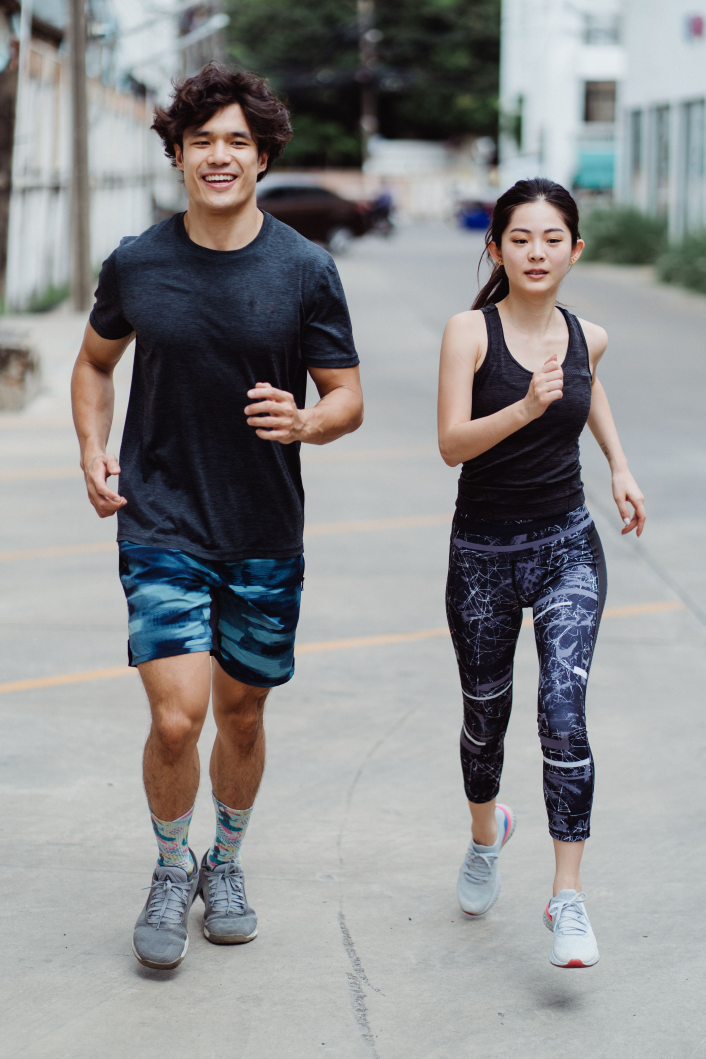
#> input picture Beispielbilder/laufer_poster.jpg, 3529 x 5293 px (shown at 1/5 size)
$ python padding.py
#> lines starting #> are read from the running program, lines starting #| are printed output that depends on the picture
#> further down, img is the input picture: shape (5293, 3529, 3); mean B, G, R 142.1, 141.2, 140.6
from dataclasses import dataclass
import cv2
import numpy as np
from matplotlib import pyplot as plt
import os

@dataclass
class ImgSize:
    height: int
    width:int
    channel: int = 3

    def get_tuple(self)-> tuple:
        return (self.height, self.width, self.channel)


def letterbox(img: np.ndarray, new_size:ImgSize, fill_value: int=0) -> np.ndarray:
#> called with fill_value = 0
    aspect_ratio = min(new_size.height / img.shape[1], new_size.width / img.shape[0])
#> aspect_ratio = 0.121

    new_size_with_ar = int(img.shape[1] * aspect_ratio), int(img.shape[0] * aspect_ratio)
#> new_size_with_ar = (426, 640)

    resized_img = np.asarray(cv2.resize(img, new_size_with_ar))
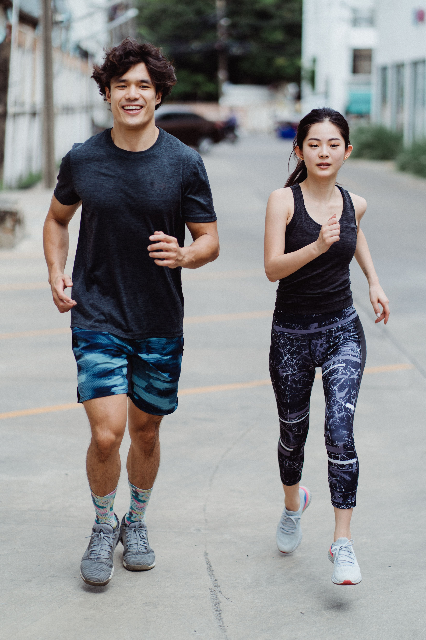
#> resized_img: shape (640, 426, 3); mean R, G, B 140.5, 141.1, 142
    resized_h, resized_w, _ = resized_img.shape
#> resized_h = 640; resized_w = 426

    padded_img = np.full(new_size.get_tuple(), fill_value)
    center_x = new_size.width / 2
    center_y = new_size.height / 2

    x_range_start = int(center_x - (resized_w / 2))
#> x_range_start = 107
    x_range_end = int(center_x + (resized_w / 2))
#> x_range_end = 533

    y_range_start = int(center_y - (resized_h / 2))
#> y_range_start = 0
    y_range_end = int(center_y + (resized_h / 2))
#> y_range_end = 640

    padded_img[y_range_start: y_range_end, x_range_start: x_range_end, :] = resized_img
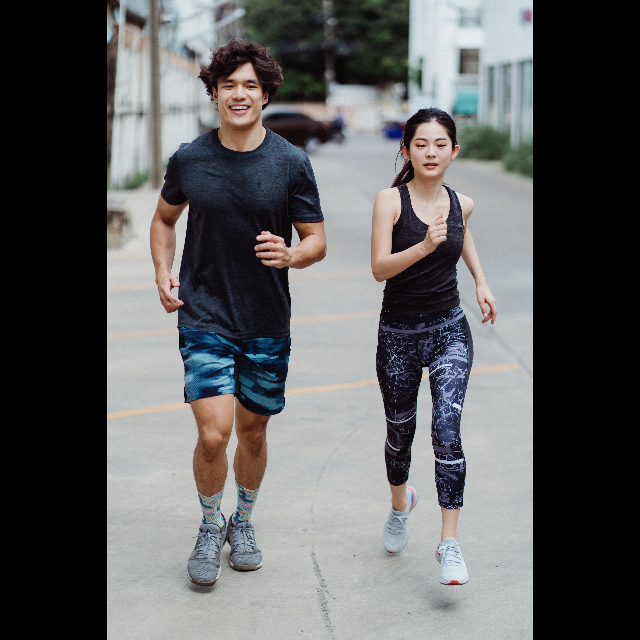
#> padded_img: shape (640, 640, 3) int64; mean R, G, B 93.5, 93.9, 94.5
    return padded_img

image_path = os.path.join(
    "Beispielbilder",
    "laufer_poster.jpg"
    #"lhccoutinho-soccer-4275827_1280.jpg"
)
img = cv2.imread(image_path)
img_rgb = cv2.cvtColor(img, cv2.COLOR_BGR2RGB)
img_lb_mine = letterbox(np.asarray(img_rgb), ImgSize(640, 640))
plt.imshow(img_lb_mine)
plt.show()

$ run again, with Beispielbilder/lhccoutinho-soccer-4275827_1280.jpg copied over Beispielbilder/laufer_poster.jpg
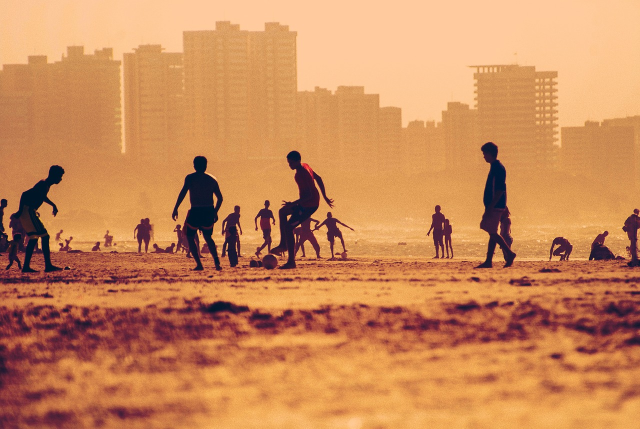
#> input picture Beispielbilder/lhccoutinho-soccer-4275827_1280.jpg, 1280 x 857 px (shown at 1/2 size)
#> img is the input picture: shape (857, 1280, 3); mean B, G, R 90.3, 137.2, 202.8
#> in letterbox, `resized_img = np.asarray(cv2.resize(img, new_size_with_ar))`:
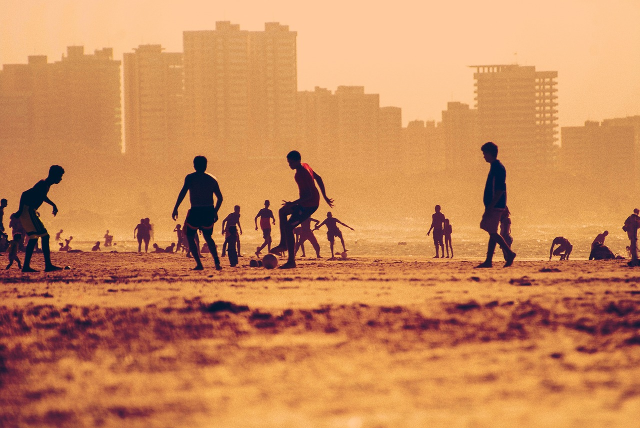
#> resized_img: shape (428, 640, 3); mean R, G, B 202.7, 137.1, 90.2
#> in letterbox, `padded_img[y_range_start: y_range_end, x_range_start: x_range_end, :] ..`:
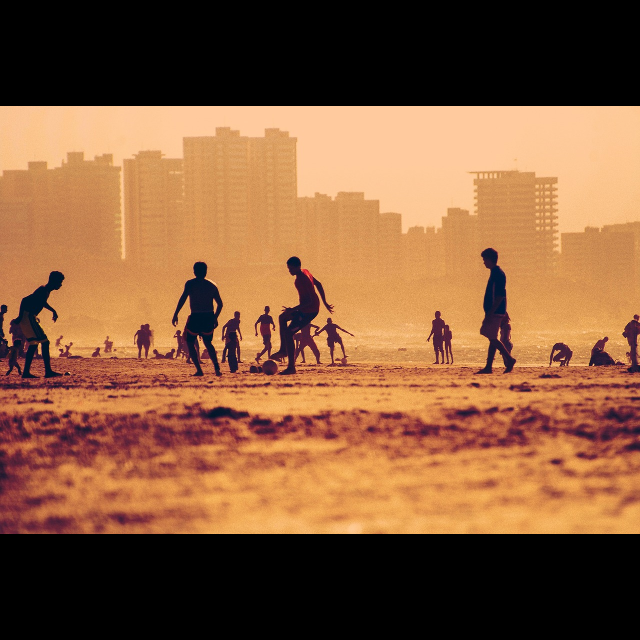
#> padded_img: shape (640, 640, 3) int64; mean R, G, B 135.5, 91.7, 60.3
